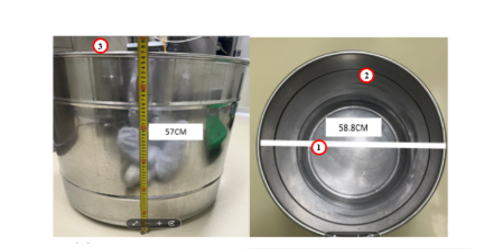
#> input picture input_images/PPt3.png, 494 x 249 px
$ python process_ppt3_enhanced.py
#> lines starting #> are read from the running program, lines starting #| are printed output that depends on the picture
"""
Process PPT3 with enhanced OCR to correctly detect 57cm and 58.8cm
"""
import os
import sys
os.environ['DISABLE_MODEL_SOURCE_CHECK'] = 'True'

if sys.platform == 'win32':
    import codecs
    sys.stdout = codecs.getwriter('utf-8')(sys.stdout.buffer, 'strict')

import cv2
import numpy as np
import easyocr
import re
import math

print("="*80)
print("PROCESSING PPT3 - ENHANCED OCR FOR ACCURATE DIMENSION DETECTION")
print("="*80)
print()

# Read and preprocess image for better OCR
img_path = "input_images/PPt3.png"
img_array = np.fromfile(img_path, dtype=np.uint8)
img = cv2.imdecode(img_array, cv2.IMREAD_COLOR)
#> img is the input picture: shape (249, 494, 3); mean B, G, R 170.3, 177.8, 180
h, w = img.shape[:2]
#> h = 249; w = 494

print(f"Original image size: {w}x{h}")
#| Original image size: 494x249

# Enhanced preprocessing
gray = cv2.cvtColor(img, cv2.COLOR_BGR2GRAY)
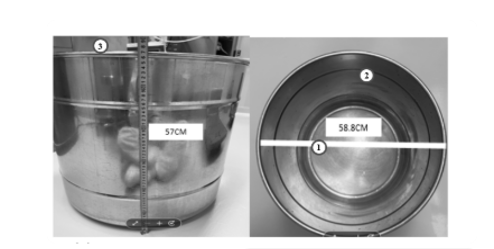
#> gray: shape (249, 494); min 3, max 255, mean 177.6

# Resize for better OCR (make it larger)
scale = 3.0
new_w = int(w * scale)
#> new_w = 1482
new_h = int(h * scale)
#> new_h = 747
gray_large = cv2.resize(gray, (new_w, new_h), interpolation=cv2.INTER_CUBIC)

# Enhance contrast
clahe = cv2.createCLAHE(clipLimit=4.0, tileGridSize=(8, 8))
enhanced = clahe.apply(gray_large)
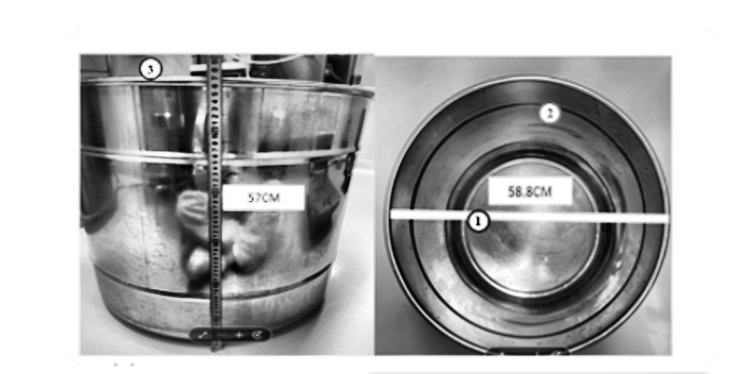
#> enhanced: shape (747, 1482) (shown at 1/2 size); min 0, max 255, mean 177.1

# Sharpen
kernel = np.array([[-1, -1, -1],
                  [-1,  9, -1],
                  [-1, -1, -1]])
sharpened = cv2.filter2D(enhanced, -1, kernel)
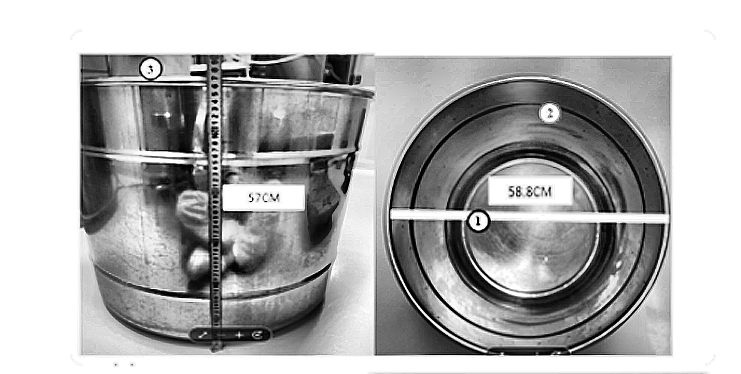
#> sharpened: shape (747, 1482) (shown at 1/2 size); min 0, max 255, mean 177

# Save preprocessed image for OCR
temp_preprocessed = "temp_ppt3_preprocessed.jpg"
cv2.imwrite(temp_preprocessed, sharpened)

print("Running enhanced OCR...")
#> (the run stopped early here; a loop or call above may not have finished)

$ run again, with input_images/PPt1.png copied over input_images/PPt3.png
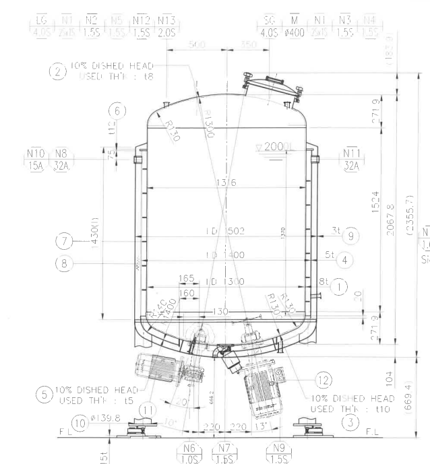
#> input picture input_images/PPt1.png, 430 x 464 px
#> img is the input picture: shape (464, 430, 3); mean B, G, R 247.9, 247.9, 247.9
#| Original image size: 430x464
#> `enhanced = clahe.apply(gray_large)`:
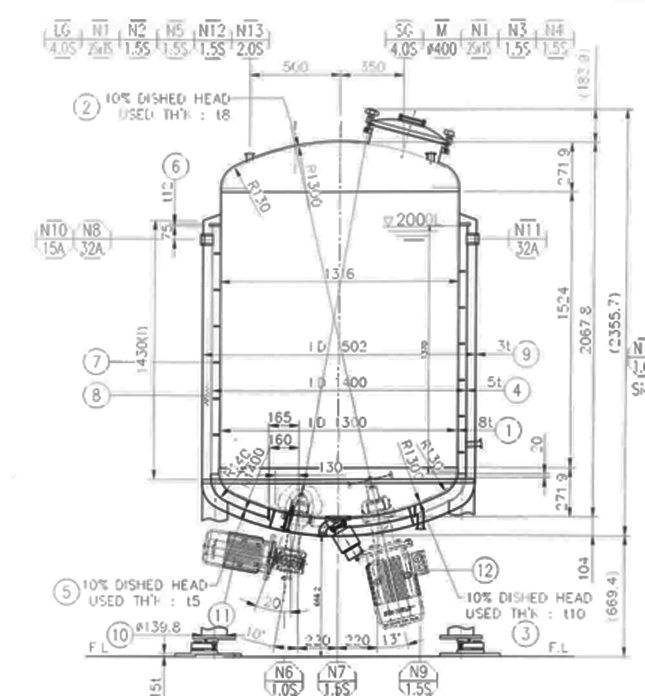
#> enhanced: shape (1392, 1290) (shown at 1/2 size); min 16, max 255, mean 238.5
#> `sharpened = cv2.filter2D(enhanced, -1, kernel)`:
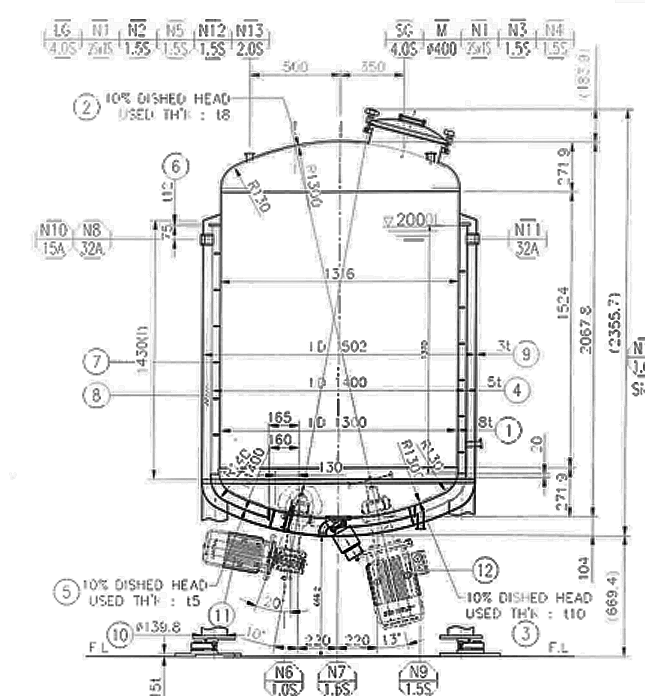
#> sharpened: shape (1392, 1290) (shown at 1/2 size); min 0, max 255, mean 233.9

$ run again, with input_images/PPt2.png copied over input_images/PPt3.png
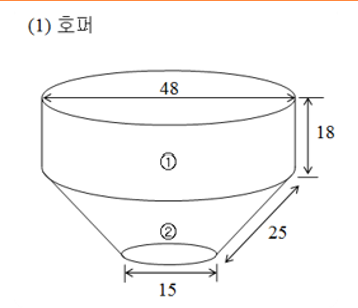
#> input picture input_images/PPt2.png, 358 x 308 px
#> img is the input picture: shape (308, 358, 3); mean B, G, R 248, 248.3, 248.7
#| Original image size: 358x308
#> `gray_large = cv2.resize(gray, (new_w, new_h), interpolation=cv2.INTER_..`:
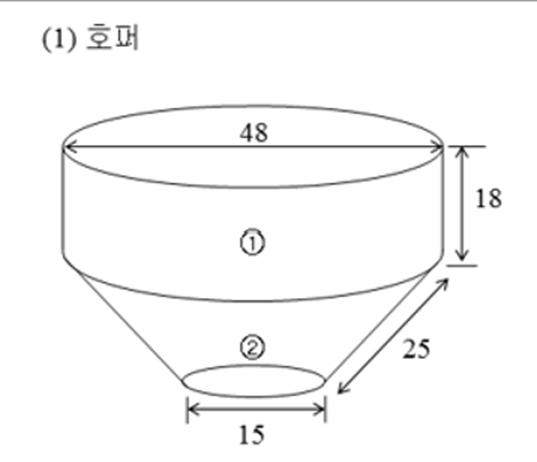
#> gray_large: shape (924, 1074) (shown at 1/2 size); min 0, max 255, mean 248.2
#> `sharpened = cv2.filter2D(enhanced, -1, kernel)`:
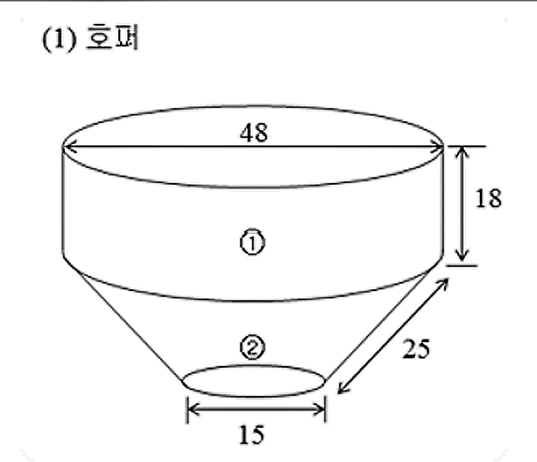
#> sharpened: shape (924, 1074) (shown at 1/2 size); min 0, max 255, mean 246

$ run again, with input_images/PPt4.png copied over input_images/PPt3.png
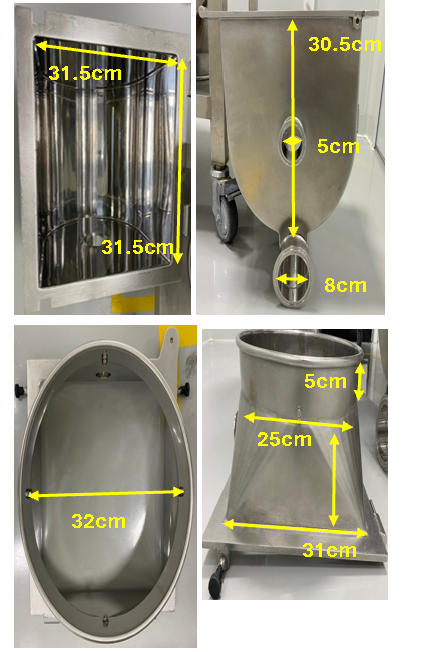
#> input picture input_images/PPt4.png, 444 x 652 px
#> img is the input picture: shape (652, 444, 3); mean B, G, R 146.7, 161, 163.4
#| Original image size: 444x652
#> `gray = cv2.cvtColor(img, cv2.COLOR_BGR2GRAY)`:
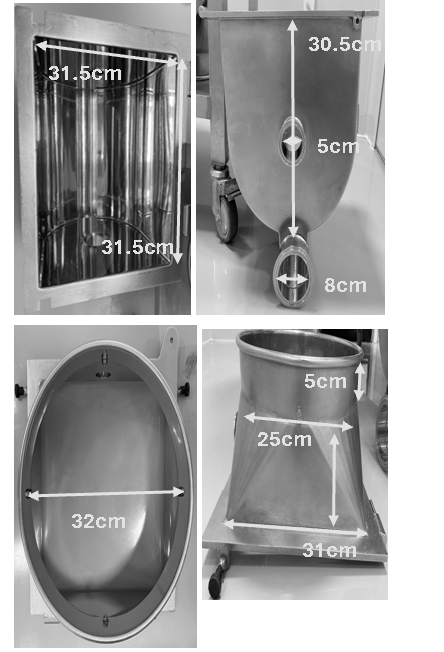
#> gray: shape (652, 444); min 0, max 255, mean 160.1
#> `enhanced = clahe.apply(gray_large)`:
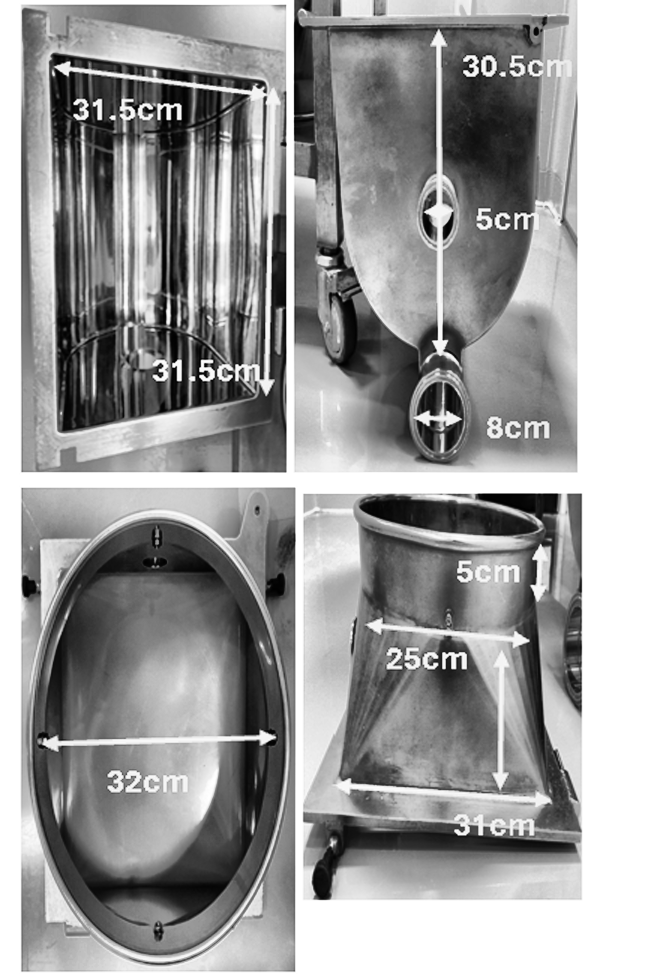
#> enhanced: shape (1956, 1332) (shown at 1/2 size); min 0, max 255, mean 158.3
